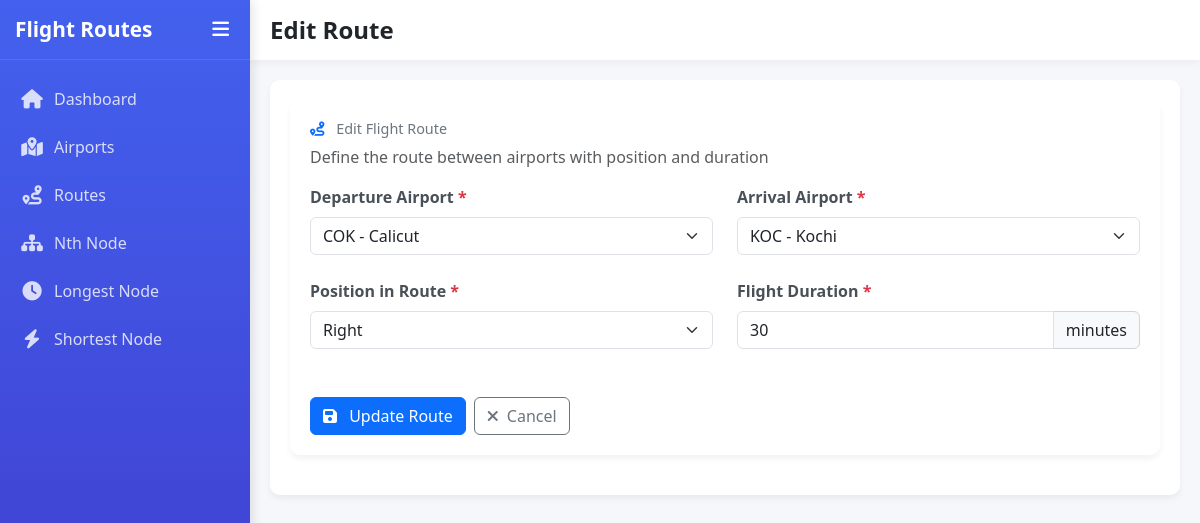
The app's page /route/update/1/ with its own data.
### core/models.py (models this page shows, shortened)
class AirportRoute(models.Model):
    LEFT = 'Left'
    RIGHT = 'Right'
    POSITION_CHOICES = [
        (LEFT, 'Left'),
        (RIGHT, 'Right'),
    ]
    from_airport = models.ForeignKey(Airport, on_delete=models.CASCADE, related_name='from_routes' ,db_index=True)
    to_airport = models.ForeignKey(Airport, on_delete=models.CASCADE, related_name='to_routes', db_index=True)
    position = models.CharField(max_length=10, choices=POSITION_CHOICES)
    duration = models.PositiveIntegerField(db_index=True)
    created_at = models.DateTimeField(auto_now_add=True)
    updated_at = models.DateTimeField(auto_now=True)
    class Meta:
        unique_together = ('from_airport', 'to_airport')

### core/views.py (the view, shortened to what this page needs)
# urls.py: path('route/update/<int:pk>/', views.route_update, name='route_update'),
def route_update(request, pk):
    route = get_object_or_404(AirportRoute, pk=pk)
    form = AirportRouteForm(request.POST or None, instance=route)
    return render(request, 'route_form.html', {'form': form})

### core/forms.py (shortened to what this page needs)
class AirportRouteForm(forms.ModelForm):
    class Meta:
        model = AirportRoute
        fields = ['from_airport', 'to_airport', 'position', 'duration']
        widgets = {
            'from_airport': forms.Select(attrs={'class': 'form-select'}),
            'to_airport': forms.Select(attrs={'class': 'form-select'}),
            'position': forms.Select(attrs={'class': 'form-select'}),
            'duration': forms.NumberInput(attrs={'class': 'form-control', 'placeholder': 'Duration in minutes'}),
        }

### core/models.py (called while the page is built)
    def __str__(self):
        return f"{self.code} - {self.name}"

### templates/route_form.html (shortened to what this page needs)
{% extends 'base.html' %}
{% block page_title %}{% if form.instance.pk %}Edit Route{% else %}Create New Route{% endif %}{% endblock %}
{% block content %}
<div class="row">
    <div class="col-12">
        <div class="table-container">
            <div class="dashboard-card">
                <div class="card-header bg-transparent border-0 pb-0">
                    <h4 class="card-title mb-0">
                        <i class="fas fa-route text-primary me-2"></i>
                        {% if form.instance.pk %}Edit Flight Route{% else %}Create New Flight Route{% endif %}
                    </h4>
                    <p class="text-muted mt-2">Define the route between airports with position and duration</p>
                </div>
                <form method="post">
                    <div class="row">
                        <div class="col-md-6">
                            <div class="mb-4">
                                <label for="{{ form.from_airport.id_for_label }}" class="form-label fw-semibold">
                                    Departure Airport <span class="text-danger">*</span>
                                </label>
                                {{ form.from_airport }}
                            </div>
                        </div>
                        <div class="col-md-6">
                            <div class="mb-4">
                                <label for="{{ form.to_airport.id_for_label }}" class="form-label fw-semibold">
                                    Arrival Airport <span class="text-danger">*</span>
                                </label>
                                {{ form.to_airport }}
                            </div>
                        </div>
                    </div>
                    <div class="row">
                        <div class="col-md-6">
                            <div class="mb-4">
                                <label for="{{ form.position.id_for_label }}" class="form-label fw-semibold">
                                    Position in Route <span class="text-danger">*</span>
                                </label>
                                {{ form.position }}
                            </div>
                        </div>
                        <div class="col-md-6">
                            <div class="mb-4">
                                <label for="{{ form.duration.id_for_label }}" class="form-label fw-semibold">
                                    Flight Duration <span class="text-danger">*</span>
                                </label>
                                <div class="input-group">
                                    {{ form.duration }}
                                    <span class="input-group-text">minutes</span>
                                </div>
                            </div>
                        </div>
                    </div>
                    <div class="d-flex gap-2 mt-4">
                        <button type="submit" class="btn btn-primary">
                            <i class="fas fa-save me-2"></i>
                            {% if form.instance.pk %}Update Route{% else %}Create Route{% endif %}
                        </button>
                        <a href="{% url 'route_list' %}" class="btn btn-outline-secondary">
                            <i class="fas fa-times me-2"></i>Cancel
                        </a>
                    </div>
                </form>
            </div>
        </div>
    </div>
</div>
{% endblock %}

### templates/base.html (style rules this page uses)
:root { --primary-color: #4361ee; --secondary-color: #3f37c9; --accent-color: #4895ef; --light-color: #f8f9fa; --dark-color: #212529; --sidebar-width: 250px; --sidebar-collapsed-width: 70px; --header-height: 60px; --transition-speed: 0.3s; }
body { font-family: 'Segoe UI', Tahoma, Geneva, Verdana, sans-serif; background-color: #f5f7fb; overflow-x: hidden; }
.dashboard-card { background: white; border-radius: 10px; box-shadow: 0 4px 6px rgba(0, 0, 0, 0.05); padding: 20px; margin-bottom: 20px; transition: transform 0.3s ease, box-shadow 0.3s ease; border: none; }
.card-title { font-size: 0.9rem; color: #6c757d; margin-bottom: 5px; }
.text-danger { color: #dc3545 !important; }
.table-container { background: white; border-radius: 10px; box-shadow: 0 4px 6px rgba(0, 0, 0, 0.05); padding: 20px; margin-bottom: 20px; }

### templates/route_form.html (style rules this page uses)
.form-label { color: #495057; font-weight: 600; }
.card-header { padding: 0 0 1rem 0; }
.input-group-text { background-color: #f8f9fa; border-color: #ced4da; }

### records on screen
AirportRoute: from_airport "COK - Calicut", to_airport "KOC - Kochi", position "Right", duration "30"
